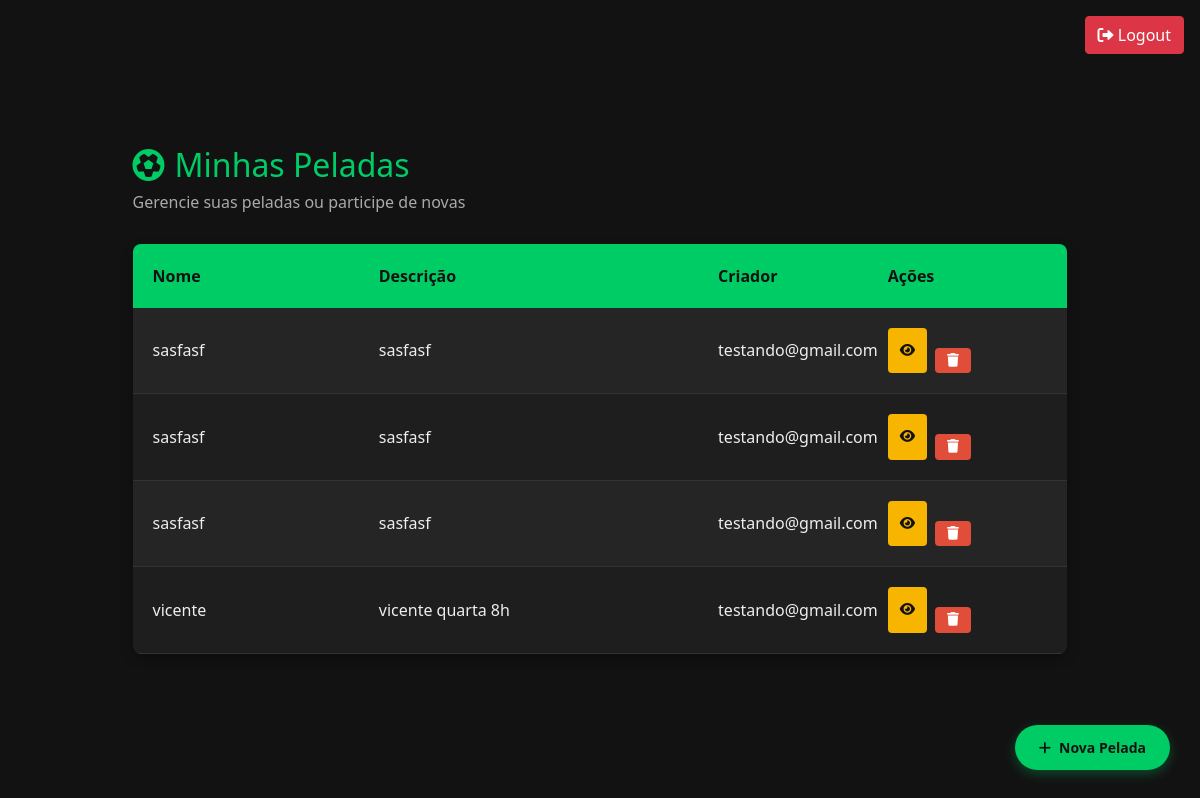
The page /gerencia/ (signed in) on the database its author committed.
### pelada/models.py (models this page shows)
class Pelada(models.Model):
    nome = models.CharField(max_length=100)
    criador = models.ForeignKey(User, on_delete=models.CASCADE, related_name='peladas_criadas')
    descricao = models.CharField(max_length=500, blank=True, null=True)
    created_at = models.DateTimeField(auto_now_add=True)

### pelada/views.py (the view)
# urls.py: path('', views.gerenciador, name='gerenciador'),
@login_required
def gerenciador(request):
    pelada_usecase = pelada_factory()
    peladas = pelada_usecase.listar_peladas(request.user.id)
    return render(request, 'pelada/gerenciador.html', {'peladas': peladas})

### pelada/repository/pelada_repository.py (called while the page is built)
    def get_all_peladas(request, user_id) -> List[Pelada]:
        return list(Pelada.objects.filter(criador_id=user_id))

### pelada/service/pelada_service.py (called while the page is built)
    def listar_peladas(self, user_id: int) -> List[Pelada]:
        response = self.pelada_repository.get_all_peladas(user_id)
        return response

### pelada/views.py (called while the page is built)
def pelada_factory():
    pelada_repo = PeladaRepository()
    pelada_service = PeladaService(pelada_repo)
    return pelada_service

### pelada/templates/pelada/gerenciador.html (shortened to what this page needs)
{% extends 'base.html' %}
{% load static %}
{% block content %}
<div class="peladas-container">
    <div class="header-section">
        <h1 class="header-title">
            <i class="fas fa-futbol"></i>
            Minhas Peladas
        </h1>
        <p class="header-subtitle">Gerencie suas peladas ou participe de novas</p>
    </div>
    <div class="sheet-container">
        <div class="sheet-header">
            <div class="sheet-cell">Nome</div>
            <div class="sheet-cell">Descrição</div>
            <div class="sheet-cell">Criador</div>
            <div class="sheet-cell">Ações</div>
        </div>
        {% if peladas %}
            {% for pelada in peladas %}
            <div class="sheet-row">
                <div class="sheet-cell" title="{{ pelada.nome }}">{{ pelada.nome }}</div>
                <div class="sheet-cell" title="{{ pelada.descricao|default:'Sem descrição' }}">
                    {{ pelada.descricao|default:"-"|truncatechars:40 }}
                </div>
                <div class="sheet-cell">{{ pelada.criador.username }}</div>
                <div class="sheet-cell">
                    <div class="sheet-actions">
                        <a href="{% url 'editar_pelada' pelada.id %}" class="sheet-btn edit-btn">
                            <i class="fas fa-eye"></i>
                        </a>
                        <form method="post" action="{% url 'excluir_pelada' pelada.id %}" style="display: inline;">
                            <button type="submit" class="sheet-btn delete-btn"
                                    onclick="return confirm('Tem certeza que deseja excluir esta pelada?')">
                                <i class="fas fa-trash"></i>
                            </button>
                        </form>
                    </div>
                </div>
            </div>
            {% endfor %}
        {% else %}
            <div class="empty-message">
                <i class="fas fa-futbol" style="font-size: 2rem; margin-bottom: 15px;"></i>
                <p>Você ainda não participa ou criou nenhuma pelada.</p>
            </div>
        {% endif %}
    </div>
    <a href="{% url 'cadastra_pelada' %}" class="floating-btn">
        <i class="fas fa-plus"></i> Nova Pelada
    </a>
</div>
{% endblock %}

### usuarios/static/css/login.css (style rules this page uses)
body { font-family: 'Roboto', sans-serif; background: linear-gradient(135deg, #1d6431, #4CAF50); color: #fff; margin: 0; padding: 0; height: 100vh; display: flex; justify-content: center; align-items: center; overflow: hidden; }
p { color: #4CAF50; }

### usuarios/static/css/cadastro.css (style rules this page uses)
body { background-color: linear-gradient(135deg, #1d6431, #4CAF50); font-family: 'Roboto', sans-serif; color: #333; margin: 0; padding: 0; }
button { width: 100%; padding: 14px; background: linear-gradient(135deg, #1d6431, #4CAF50); border: none; border-radius: 8px; color: #fff; font-size: 18px; cursor: pointer; transition: background 0.3s ease; margin-top: 20px; }
a { color: #4b9f4d; font-size: 14px; text-decoration: none; font-weight: 600; display: block; text-align: center; }

### usuarios/static/css/pagina_principal.css (style rules this page uses)
body { background-color: #f8f9fa; font-family: 'Arial', sans-serif; }
h1 { color: #FFD700; }

### pelada/templates/pelada/gerenciador.html (style rules this page uses)
body { background: #121212; color: #eee; font-family: 'Segoe UI', Tahoma, Geneva, Verdana, sans-serif; }
.peladas-container { max-width: 1200px; margin: 0 auto; padding: 20px; }
.header-section { margin-bottom: 30px; }
.header-title { color: #00cc66; font-size: 2rem; margin: 0; display: flex; align-items: center; gap: 10px; }
.header-subtitle { color: #aaa; margin-top: 5px; }
.sheet-container { background: #1e1e1e; border-radius: 8px; overflow: hidden; box-shadow: 0 4px 12px rgba(0, 0, 0, 0.3); }
.sheet-header { display: grid; grid-template-columns: 2fr 3fr 1.5fr 1.5fr; background: #00cc66; color: #121212; font-weight: bold; padding: 12px 15px; }
.sheet-row { display: grid; grid-template-columns: 2fr 3fr 1.5fr 1.5fr; padding: 12px 15px; border-bottom: 1px solid #333; align-items: center; }
.sheet-row:nth-child(even) { background: #252525; }
.sheet-cell { padding: 8px 5px; white-space: nowrap; overflow: hidden; text-overflow: ellipsis; }
.sheet-actions { display: flex; gap: 8px; }
.sheet-btn { padding: 6px 12px; border-radius: 4px; font-size: 0.85rem; cursor: pointer; border: none; display: flex; align-items: center; gap: 5px; }
.edit-btn { background: #f7b500; color: #121212; }
.delete-btn { background: #e04e39; color: white; }
.floating-btn { position: fixed; bottom: 30px; right: 30px; background: #00cc66; color: #121212; padding: 12px 24px; border-radius: 30px; font-weight: bold; text-decoration: none; display: flex; align-items: center; gap: 8px; box-shadow: 0 4px 12px rgba(0, 204, 102, 0.3); }

### rows shown on the page
Pelada: nome "sasfasf", descricao "sasfasf", criador.username "testando@gmail.com"
Pelada: nome "sasfasf", descricao "sasfasf", criador.username "testando@gmail.com"
Pelada: nome "sasfasf", descricao "sasfasf", criador.username "testando@gmail.com"
Pelada: nome "vicente", descricao "vicente quarta 8h", criador.username "testando@gmail.com"
